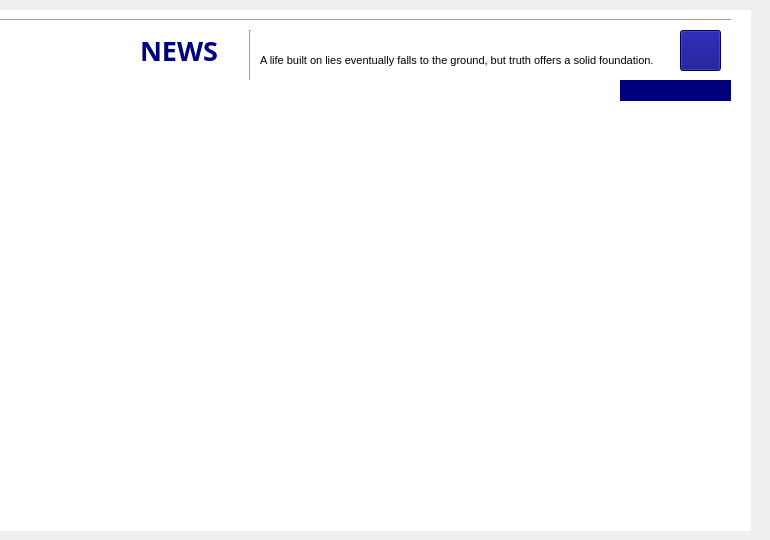
    <widget class="QWidget" name="page_8">
     <widget class="QLabel" name="label_59">
      <property name="geometry">
       <rect>
        <x>-10</x>
        <y>10</y>
        <width>761</width>
        <height>521</height>
       </rect>
      </property>
      <property name="styleSheet">
       <string notr="true">background-color: rgb(255, 255, 255);</string>
      </property>
      <property name="text">
       <string/>
      </property>
     </widget>
     <widget class="Line" name="line_15">
      <property name="geometry">
       <rect>
        <x>-30</x>
        <y>10</y>
        <width>761</width>
        <height>21</height>
       </rect>
      </property>
      <property name="orientation">
       <enum>Qt::Orientation::Horizontal</enum>
      </property>
     </widget>
     <widget class="QLabel" name="label_60">
      <property name="geometry">
       <rect>
        <x>10</x>
        <y>30</y>
        <width>121</width>
        <height>41</height>
       </rect>
      </property>
      <property name="font">
       <font>
        <family>Rockwell Extra Bold</family>
        <pointsize>20</pointsize>
        <bold>true</bold>
       </font>
      </property>
      <property name="styleSheet">
       <string notr="true">color: rgb(255, 255, 255);</string>
      </property>
      <property name="text">
       <string>WORLD</string>
      </property>
     </widget>
     <widget class="QLabel" name="label_61">
      <property name="geometry">
       <rect>
        <x>140</x>
        <y>30</y>
        <width>91</width>
        <height>41</height>
       </rect>
      </property>
      <property name="font">
       <font>
        <family>Rockwell Extra Bold</family>
        <pointsize>20</pointsize>
        <bold>true</bold>
       </font>
      </property>
      <property name="styleSheet">
       <string notr="true">color: rgb(0, 0, 127);</string>
      </property>
      <property name="text">
       <string>NEWS</string>
      </property>
     </widget>
     <widget class="Line" name="line_16">
      <property name="geometry">
       <rect>
        <x>240</x>
        <y>30</y>
        <width>21</width>
        <height>51</height>
       </rect>
      </property>
      <property name="orientation">
       <enum>Qt::Orientation::Vertical</enum>
      </property>
     </widget>
     <widget class="QLabel" name="label_62">
      <property name="geometry">
       <rect>
        <x>260</x>
        <y>50</y>
        <width>421</width>
        <height>20</height>
       </rect>
      </property>
      <property name="font">
       <font>
        <pointsize>8</pointsize>
       </font>
      </property>
      <property name="text">
       <string>A life built on lies eventually falls to the ground, but truth offers a solid foundation.</string>
      </property>
     </widget>
     <widget class="QPushButton" name="homepage_4">
      <property name="geometry">
       <rect>
        <x>680</x>
        <y>30</y>
        <width>41</width>
        <height>41</height>
       </rect>
      </property>
      <property name="styleSheet">
       <string notr="true">background-color: rgb(0, 0, 127);</string>
      </property>
      <property name="text">
       <string/>
      </property>
     </widget>
     <widget class="QLabel" name="label_63">
      <property name="geometry">
       <rect>
        <x>-10</x>
        <y>80</y>
        <width>631</width>
        <height>21</height>
       </rect>
      </property>
      <property name="styleSheet">
       <string notr="true">background-color: rgb(255, 255, 255);</string>
      </property>
      <property name="text">
       <string/>
      </property>
     </widget>
     <widget class="QLabel" name="label_64">
      <property name="geometry">
       <rect>
        <x>620</x>
        <y>80</y>
        <width>111</width>
        <height>21</height>
       </rect>
      </property>
      <property name="styleSheet">
       <string notr="true">background-color: rgb(0, 0, 127);</string>
      </property>
      <property name="text">
       <string/>
      </property>
     </widget>
    </widget>
